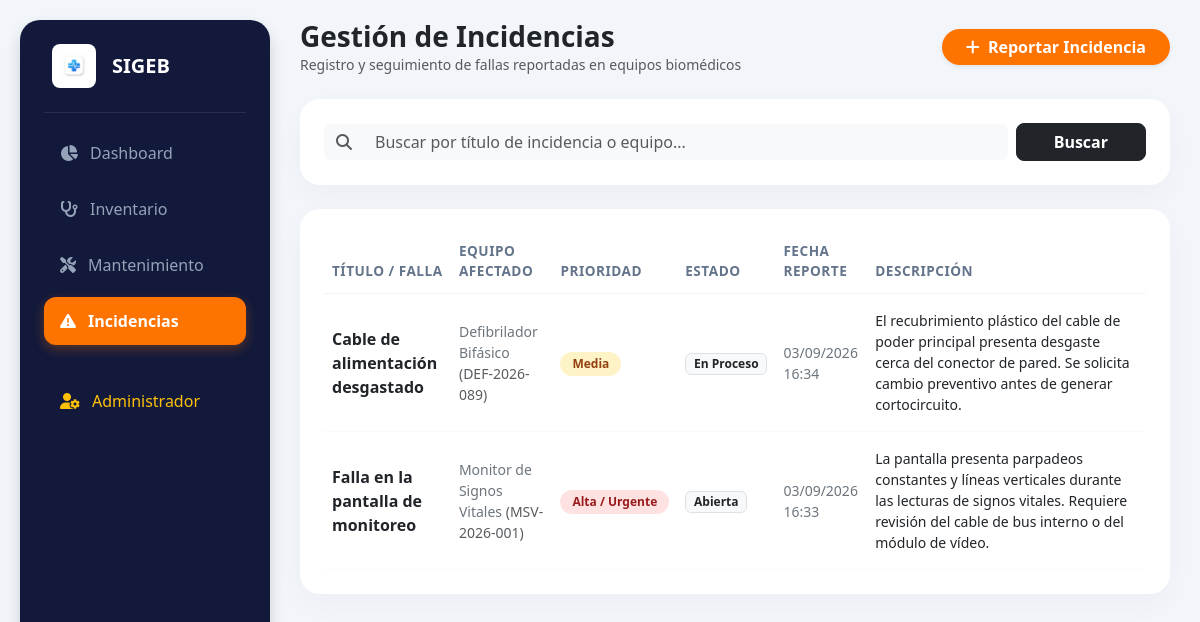
The page /incidencias/ on the database its author committed.
### equipos/models.py (models this page shows, shortened)
class Incidencia(models.Model):
    PRIORIDAD_CHOICES = [
        ('baja', 'Baja'),
        ('media', 'Media'),
        ('alta', 'Alta / Urgente'),
    ]
    ESTADO_CHOICES = [
        ('abierta', 'Abierta'),
        ('en_proceso', 'En Proceso'),
        ('resuelta', 'Resuelta'),
    ]
    equipo = models.ForeignKey(EquipoMedico, on_delete=models.CASCADE, related_name='incidencias')
    titulo = models.CharField(max_length=150, verbose_name="Título de la Incidencia")
    descripcion = models.TextField(verbose_name="Descripción de la Falla")
    prioridad = models.CharField(max_length=20, choices=PRIORIDAD_CHOICES, default='media')
    estado = models.CharField(max_length=20, choices=ESTADO_CHOICES, default='abierta')
    fecha_reporte = models.DateTimeField(auto_now_add=True)

class EquipoMedico(models.Model):
    nombre = models.CharField(max_length=100, verbose_name="Nombre del Equipo")
    marca = models.CharField(max_length=50)
    modelo = models.CharField(max_length=50)
    numero_serie = models.CharField(max_length=50, unique=True, verbose_name="Número de Serie")
    registro_invima = models.CharField(max_length=50, verbose_name="Registro INVIMA")
    ubicacion = models.CharField(max_length=100, help_text="Ej: Consultorio 1, Sala de Procedimientos")
    fecha_ultimo_mantenimiento = models.DateField(verbose_name="Último Mantenimiento")
    fecha_proximo_mantenimiento = models.DateField(verbose_name="Próximo Mantenimiento")
    imagen = models.ImageField(upload_to='equipos/', blank=True, null=True, verbose_name="Fotografía del Equipo")
    class Meta:
        verbose_name = "Equipo Médico"
        verbose_name_plural = "Equipos Médicos"

### equipos/views.py (the view)
# urls.py: path('incidencias/', views.incidencias, name='incidencias'),
def incidencias(request):
    busqueda = request.GET.get('q', '')
    if busqueda:
        lista_incidencias = Incidencia.objects.select_related('equipo').filter(
            Q(titulo__icontains=busqueda) |
            Q(equipo__nombre__icontains=busqueda)
        ).order_by('-fecha_reporte')
    else:
        lista_incidencias = Incidencia.objects.select_related('equipo').all().order_by('-fecha_reporte')
    return render(request, 'equipos/incidencias.html', {
        'incidencias': lista_incidencias,
        'busqueda': busqueda
    })

### equipos/templates/equipos/incidencias.html (shortened to what this page needs)
{% load static %}
<!DOCTYPE html>
<html lang="es">
<head>
    <link href="https://cdn.jsdelivr.net/npm/bootstrap@5.3.0/dist/css/bootstrap.min.css" rel="stylesheet">
    <link rel="stylesheet" href="https://cdnjs.cloudflare.com/ajax/libs/font-awesome/6.4.0/css/all.min.css">
</head>
<body>
    <div class="sidebar shadow">
        <div class="d-flex align-items-center gap-3 px-2 mb-4">
            <div class="bg-white p-2 rounded-3">
                <img src="{% static 'icon-equipos-medicos.png' %}" width="28" alt="Logo">
            </div>
            <h5 class="mb-0 fw-bold fs-5 text-white">SIGEB</h5>
        </div>
        <hr class="border-secondary opacity-25">
        <div class="d-flex flex-column gap-2 mt-3">
            <a href="{% url 'lista_equipos' %}" class="nav-link-custom"><i class="fa-solid fa-chart-pie"></i> Dashboard</a>
            <a href="{% url 'inventario' %}" class="nav-link-custom"><i class="fa-solid fa-stethoscope"></i> Inventario</a>
            <a href="{% url 'mantenimientos' %}" class="nav-link-custom"><i class="fa-solid fa-screwdriver-wrench"></i> Mantenimiento</a>
            <a href="{% url 'incidencias' %}" class="nav-link-custom active"><i class="fa-solid fa-triangle-exclamation"></i> Incidencias</a>
            <a href="/admin/" class="nav-link-custom mt-4 text-warning"><i class="fa-solid fa-user-gear"></i> Administrador</a>
        </div>
    </div>
    <div class="main-content">
        <div class="d-flex justify-content-between align-items-center mb-4">
            <div>
                <h3 class="fw-bold mb-0 text-dark">Gestión de Incidencias</h3>
                <p class="text-muted small mb-0">Registro y seguimiento de fallas reportadas en equipos biomédicos</p>
            </div>
            <a href="{% url 'crear_incidencia' %}" class="btn btn-warning text-white rounded-pill px-4 fw-semibold shadow-sm" style="background-color: var(--accent-orange); border:none;">
                <i class="fa-solid fa-plus me-1"></i> Reportar Incidencia
            </a>
        </div>
        <div class="custom-card mb-4">
            <form method="GET" class="row g-2 align-items-center">
                <div class="col-md-10">
                    <div class="input-group">
                        <span class="input-group-text bg-light border-0"><i class="fa-solid fa-magnifying-glass text-muted"></i></span>
                        <input type="text" name="q" value="{{ busqueda }}" class="form-control bg-light border-0" placeholder="Buscar por título de incidencia o equipo...">
                    </div>
                </div>
                <div class="col-md-2 d-grid">
                    <button type="submit" class="btn btn-dark rounded-3 fw-semibold">Buscar</button>
                </div>
            </form>
        </div>
        <div class="custom-card">
            <div class="table-responsive">
                <table class="table table-custom align-middle mb-0">
                    <thead>
                        <tr>
                            <th>Título / Falla</th>
                            <th>Equipo Afectado</th>
                            <th>Prioridad</th>
                            <th>Estado</th>
                            <th>Fecha Reporte</th>
                            <th>Descripción</th>
                        </tr>
                    </thead>
                    <tbody>
                        {% for inc in incidencias %}
                        <tr>
                            <td><span class="fw-bold text-dark">{{ inc.titulo }}</span></td>
                            <td class="text-secondary small">{{ inc.equipo.nombre }} <span class="text-muted">({{ inc.equipo.numero_serie }})</span></td>
                            <td>
                                {% if inc.prioridad == 'alta' %}
                                    <span class="badge badge-pill-custom badge-prio-alta">Alta / Urgente</span>
                                {% elif inc.prioridad == 'media' %}
                                    <span class="badge badge-pill-custom badge-prio-media">Media</span>
                                {% else %}
                                    <span class="badge badge-pill-custom badge-prio-baja">Baja</span>
                                {% endif %}
                            </td>
                            <td><span class="badge bg-light text-dark border">{{ inc.get_estado_display }}</span></td>
                            <td class="text-secondary small">{{ inc.fecha_reporte|date:"d/m/Y H:i" }}</td>
                            <td class="text-dark small align-top" style="min-width: 250px; white-space: normal; word-break: break-word;">
                                {{ inc.descripcion }}
                            </td>
                        </tr>
                        {% empty %}
                        <tr>
                            <td colspan="6" class="text-center py-4 text-muted">No hay incidencias reportadas.</td>
                        </tr>
                        {% endfor %}
                    </tbody>
                </table>
            </div>
        </div>
    </div>
</body>
</html>

### equipos/templates/equipos/incidencias.html (style rules this page uses)
:root { --bg-canvas: #f2f5fa; --primary-dark: #12193b; --accent-orange: #ff7300; --card-shadow: 0 10px 30px rgba(0, 0, 0, 0.03); }
body { background-color: var(--bg-canvas); font-family: 'Segoe UI', system-ui, -apple-system, sans-serif; color: #334155; min-height: 100vh; }
.sidebar { width: 250px; background-color: var(--primary-dark); border-radius: 20px; position: fixed; top: 20px; bottom: 20px; left: 20px; padding: 24px; z-index: 1000; }
.nav-link-custom { color: #94a3b8; border-radius: 12px; padding: 12px 16px; text-decoration: none; display: flex; align-items: center; gap: 12px; font-weight: 500; transition: all 0.2s ease; }
.nav-link-custom.active { color: #ffffff; background-color: var(--accent-orange); font-weight: 600; box-shadow: 0 4px 12px rgba(255, 115, 0, 0.3); }
.main-content { margin-left: 290px; padding: 20px 30px 40px 10px; }
.custom-card { background-color: #ffffff; border-radius: 20px; border: none; box-shadow: var(--card-shadow); padding: 24px; }
.table-custom th { color: #64748b; font-weight: 600; font-size: 0.85rem; text-transform: uppercase; letter-spacing: 0.5px; border-bottom: 1px solid #f1f5f9; padding-bottom: 12px; }
.table-custom td { padding: 16px 8px; border-bottom: 1px solid #f8fafc; }
.badge-prio-alta { background-color: #fee2e2; color: #991b1b; }
.badge-prio-media { background-color: #fef3c7; color: #92400e; }
.badge-pill-custom { padding: 6px 12px; border-radius: 30px; font-weight: 600; font-size: 0.75rem; }

### rows shown on the page
Incidencia: titulo "Cable de alimentación desgastado", equipo.nombre "Defibrilador Bifásico", equipo.numero_serie "DEF-2026-089", prioridad "Media", estado "En Proceso", fecha_reporte "03/09/2026 16:34", descripcion "El recubrimiento plástico del cable de poder principal presenta desgaste cerca del conector de pared. Se solicita cambio preventivo antes de generar cortocircuito."
Incidencia: titulo "Falla en la pantalla de monitoreo", equipo.nombre "Monitor de Signos Vitales", equipo.numero_serie "MSV-2026-001", prioridad "Alta / Urgente", estado "Abierta", fecha_reporte "03/09/2026 16:33", descripcion "La pantalla presenta parpadeos constantes y líneas verticales durante las lecturas de signos vitales. Requiere revisión del cable de bus interno o del módulo de vídeo."
